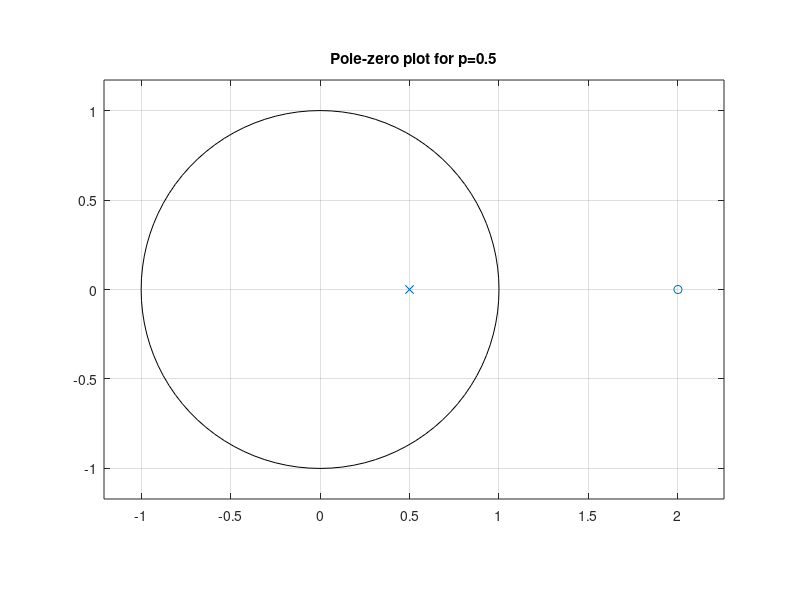
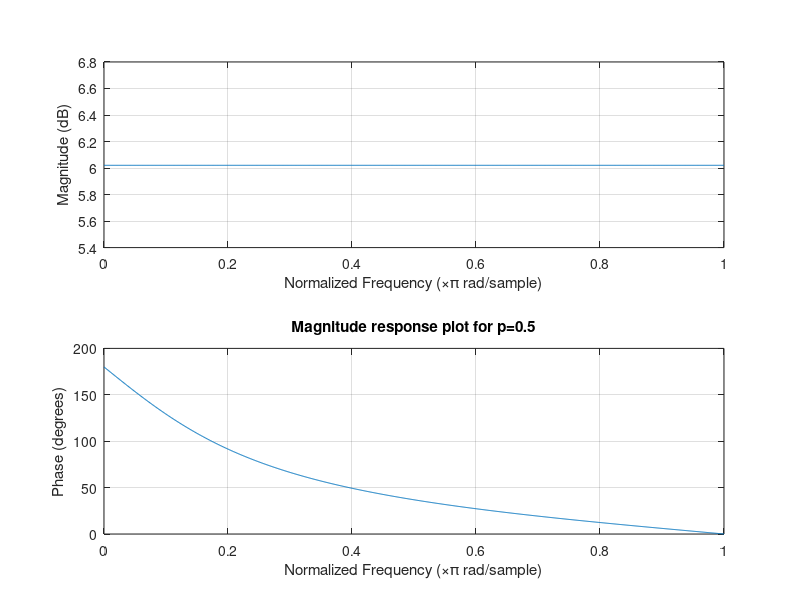
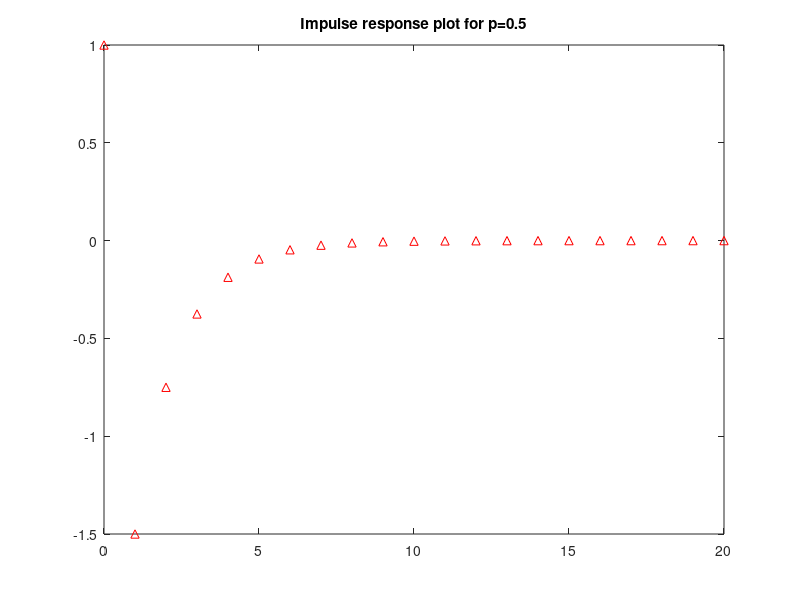

These figures' MATLAB source, in order:
%part e) 


b=[1, -2];
a=[1, -0.5];

figure();
zplane(b, a);
title("Pole-zero plot for p=0.5");
n=1001;
figure();
freqz(b, a, n);
title("Magnitude response plot for p=0.5");
figure();
impz(b, a);
title("Impulse response plot for p=0.5");
